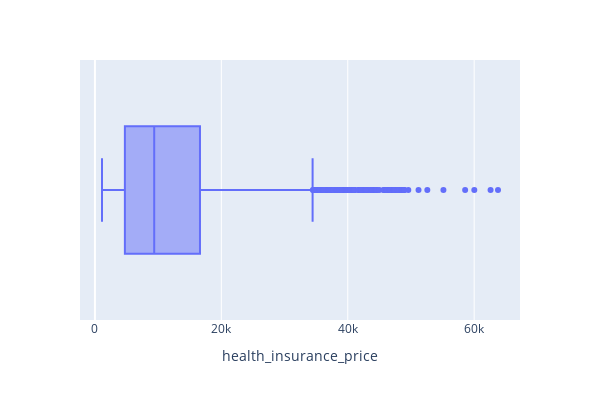

The cell this chart's notebook holds for it:
### Code cell
f=px.box(health1,x='health_insurance_price',width=600,height=400)
f.show()

### Figure 1 — Plotly figure (JSON) as saved in the notebook; plotly's stock layout.template omitted (floating-point values rounded to 4 significant figures; data arrays with more than 128 entries replaced by an {"elided": "..."} marker saying what was removed)
{"data": [{"alignmentgroup": "True", "hovertemplate": "health_insurance_price=%{x}<extra></extra>", "legendgroup": "", "marker": {"color": "#636efa"}, "name": "", "notched": false, "offsetgroup": "", "orientation": "h", "showlegend": false, "type": "box", "x": {"elided": "1336 float values"}, "x0": " ", "xaxis": "x", "y0": " ", "yaxis": "y"}], "layout": {"boxmode": "group", "height": 400, "legend": {"tracegroupgap": 0}, "margin": {"t": 60}, "width": 600, "xaxis": {"anchor": "y", "domain": [0, 1], "title": {"text": "health_insurance_price"}}, "yaxis": {"anchor": "x", "domain": [0, 1]}}}
